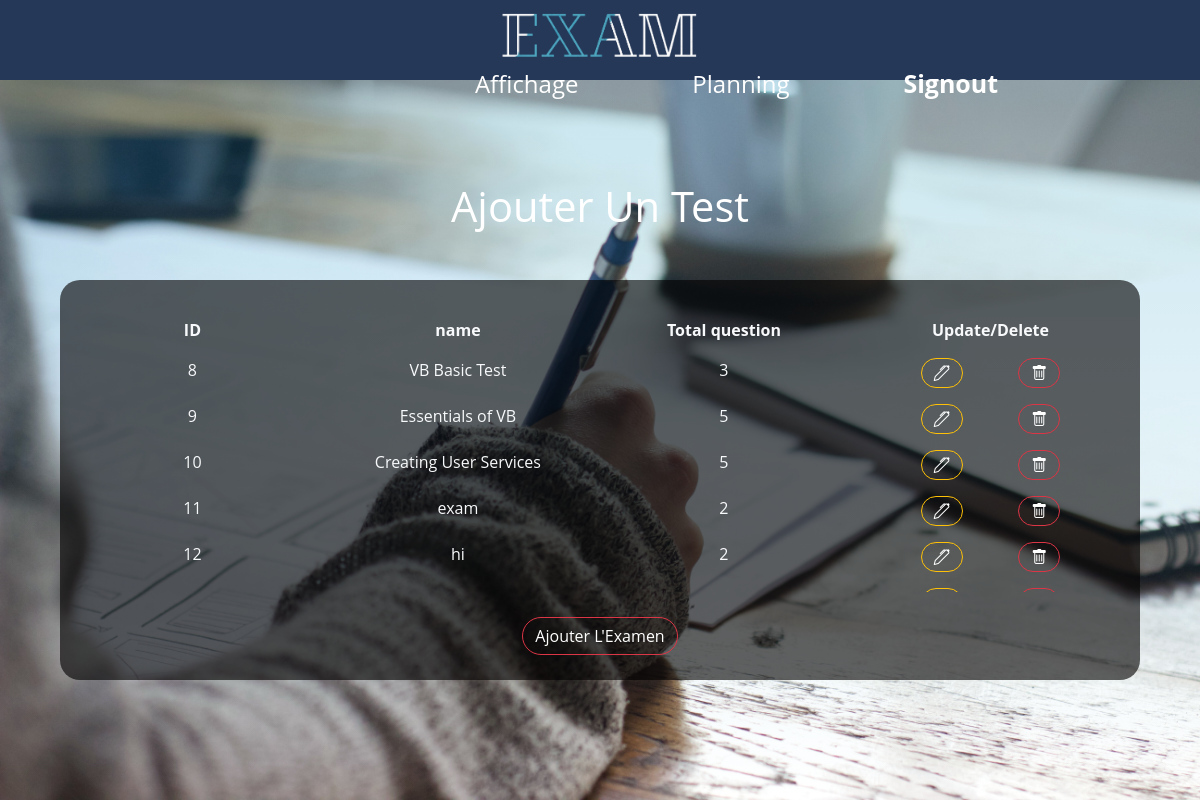
The app's page /Ens/testview.php (signed in) with its own data.
### tables this page shows
CREATE TABLE IF NOT EXISTS `mst_test` (
  `test_id` int(5) NOT NULL AUTO_INCREMENT,
  `sub_id` int(5) NOT NULL,
  `test_name` varchar(30) DEFAULT NULL,
  `total_que` varchar(15) DEFAULT NULL,
  `loginid` varchar(20) NOT NULL,
  `lvl` varchar(20) NOT NULL,
  PRIMARY KEY (`test_id`),
  KEY `sub_id` (`sub_id`),
  KEY `loginid` (`loginid`)
);

### Ens/testview.php (the view, shortened to what this page needs)
<!DOCTYPE HTML PUBLIC "-//W3C//DTD HTML 4.01 Transitional//EN" "http://www.w3.org/TR/html4/loose.dtd">
<html>
<head>
    <link href="../passer.css" rel="stylesheet" type="text/css">
    <link href="./css/viewsub.css" rel="stylesheet" type="text/css">
    <link href="https://cdn.jsdelivr.net/npm/bootstrap@5.0.1/dist/css/bootstrap.min.css" rel="stylesheet">
    <link rel="stylesheet" href="https://cdn.jsdelivr.net/npm/bootstrap-icons@1.5.0/font/bootstrap-icons.css">
</head>
<body>
<?php
include("header.php");
include("../database.php");
    $sql=mysqli_query($con,"select * from mst_test");
    echo " <div class='main'>";
    echo " <h1 >Ajouter Un Test</h1>";
    echo " <div class='down'>";
    echo " <div class='tab'>";
    echo "<table class='table table-borderless table-hover'>";
    echo "<thead >
<tr>
	<th width='25%' class='text-light'>ID</th>
	<th  width='25%' class='text-light'>name</th>
	<th width='25%' class='text-light'>Total question</th>
	<th width='25%' class='text-light'>Update/Delete</th>
</tr>
          </thead>";
    while($result=mysqli_fetch_assoc($sql))
    {
        $id=$result['test_id'];
        echo "<tr>";
        echo "<td class='text-light'>".$result['test_id']. "</td>";
        echo "<td class='text-light'>".$result['test_name']."</td>";
        echo "<td class='text-light'>".$result['total_que']."</td>";
        echo "<td style='display: flex;justify-content: space-evenly;'><a href='testupdate.php?test_id=$id' role='button' class='cik btn btn-outline-warning' ><i class='bi bi-pen'></i></a>
<a href='testdelete.php?test_id=$id' role='button' class='cik fu btn btn-outline-danger' ><i class='bi bi-trash'></i></a></td>
<td>";
        echo "</tr>";
    }
    echo "</table>";
    echo"</div>";
    echo"<div class='ajouter'>
<a role='button' class='add cik btn btn-outline-danger'  href=\"testadd.php\">Ajouter L'Examen</a>
</div>";
    echo"</div>";
    echo"</div>";
?>
</body>
</html>

### Ens/header.php (shortened to what this page needs)
<link rel="stylesheet" href="css/header.css"/>
<?php
if(isset($_SESSION['alogin']))
{
    echo "
	<header class=\"main-header\">
	<nav>
	        <img  src=\"./img/exam.png\">
	 <ul>
         <li><a href=\"affichage.php\">Affichage</a></li>
            <li><a href=\"planning.php\">Planning</a></li>
		<li><strong> <a href=\"signout.php\">Signout</a></strong></li>
		</ul>&emsp;&emsp;&emsp;&emsp;&emsp;
	  </nav>
	  </header>
	 ";
}
?>

### passer.css (style rules this page uses)
* { margin:0; padding: 0; box-sizing: border-box; font-family: 'Open Sans', sans-serif ; }
li { font-size: 1.5rem; }
a { color :#fff !important; text-decoration: none !important; }
h1 { font-size: 2.6rem; margin-bottom: 5%; }
.main { min-height:100vh; background: linear-gradient(rgba(0,0,0,0.4),transparent),url("./image/addSub.jpg"); background-size: cover; color:#ffffff; display: flex; flex-direction: column; justify-content: center; align-items: center; align-content: center; }

### Ens/css/viewsub.css (style rules this page uses)
* { margin:0; padding: 0; box-sizing: border-box; font-family: 'Open Sans', sans-serif ; }
a { color :#fff !important; text-decoration: none !important; }
.main { display: flex; justify-content: center; width:100%; height: 100vh; background: linear-gradient(rgba(10, 140, 192, 0.247),transparent),url("../img/addSub.jpg"); background-size: cover; background-repeat: no-repeat; flex-direction: column; align-items: center; text-align: center; }
.down { background-color:rgba(2, 0, 0, 0.616); width: 90%; height: 400px; border-radius: 20px; margin-top: 160px; display: flex; justify-content: space-around; flex-direction: column; position: absolute; }
.tab { background-color: transparent; border-radius: 25px; height: 350px; margin-top: 30px; position: relative; overflow: auto ; }
.cik { border-radius: 40px !important; }
.ajouter { margin-top: 25px; margin-bottom:25px ; }
h1 { position:absolute; bottom: 70%; }

### Ens/css/header.css (style rules this page uses)
li { font-size: 1.5rem; }
a { color :#fff; text-decoration: none; }
h1 { font-size: 2.6rem; }
.main-header { background: #253858; color : #fff; position: absolute; width: 100%; height: 10%; }
nav { min-height: 10vh; display: flex; justify-content: space-around; align-items: center; padding: 5px; margin: auto; width: 90%; flex-wrap: wrap; }
nav img { display: flex; height: 60px; }
nav ul { margin-left: 30%; display: flex; flex : 1 1 40rem; justify-content: space-around; align-items: center; list-style: none; }
strong { font-size: 25px; margin-top: 2%; color: #fff; }

### records on screen
mst_test: test_id "8", test_name "VB Basic Test", total_que "3"
mst_test: test_id "9", test_name "Essentials of VB", total_que "5"
mst_test: test_id "10", test_name "Creating User Services", total_que "5"
mst_test: test_id "11", test_name "exam", total_que "2"
mst_test: test_id "12", test_name "hi", total_que "2"
